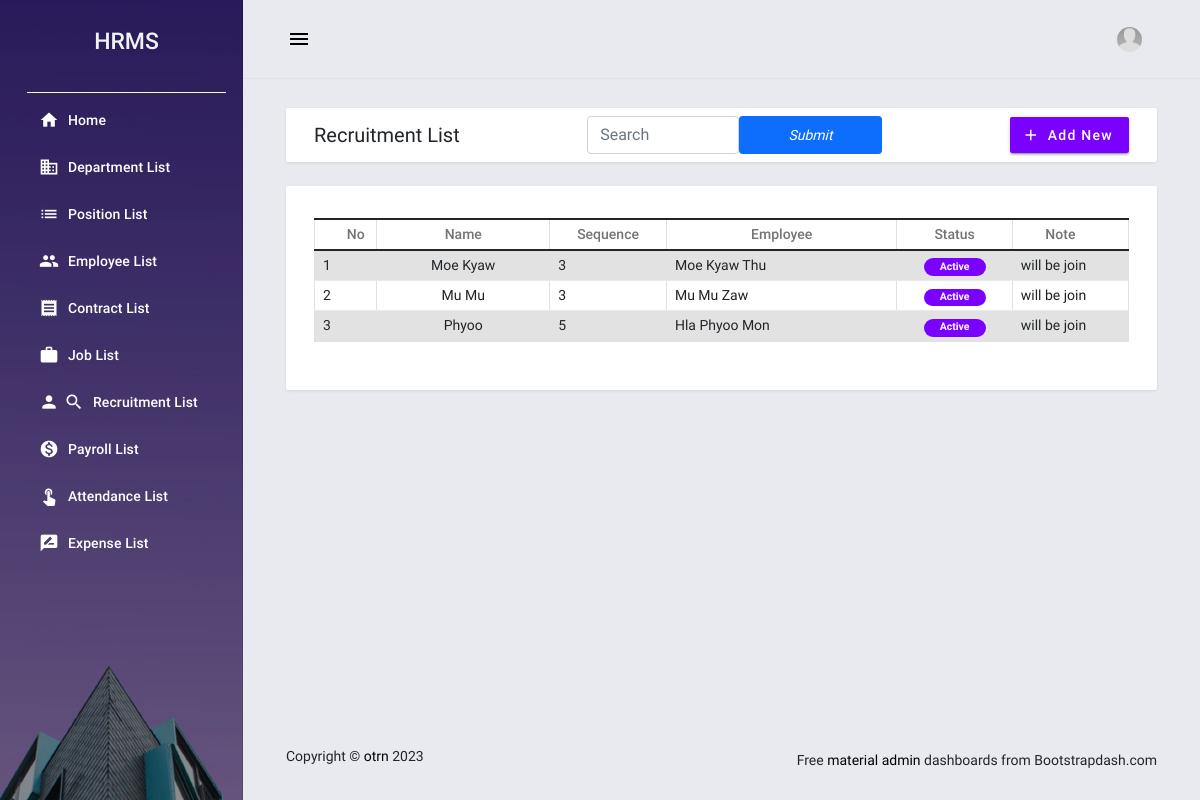
/view_recruitment/search_by/, run on the app's committed database.
### employee_information/models.py (models this page shows, shortened)
class Recruitment(models.Model):
    name = models.TextField()
    sequence = models.TextField()
    appointment_date = models.DateField(default=timezone.now)
    note = models.TextField()
    status = models.IntegerField()
    create_date = models.DateTimeField(default=timezone.now)
    attachment = models.ImageField(default=None, blank=True)
    employee_id = models.ForeignKey(Employees, on_delete=models.CASCADE)

class Employees(models.Model):
    code = models.CharField(max_length=100,blank=True)
    firstname = models.TextField()
    middlename = models.TextField(blank=True,null= True)
    lastname = models.TextField()
    gender = models.TextField(blank=True,null= True)
    dob = models.DateField(blank=True,null= True)
    contact = models.TextField()
    address = models.TextField()
    email = models.TextField()
    department_id = models.ForeignKey(Department, on_delete=models.CASCADE)
    position_id = models.ForeignKey(Position, on_delete=models.CASCADE)
    date_hired = models.DateField()
    salary = models.FloatField(default=0)
    remark = models.TextField()
    status = models.IntegerField()
    date_added = models.DateTimeField(default=timezone.now)
    date_updated = models.DateTimeField(auto_now=True)
    def __str__(self):
        return self.firstname + ' ' +self.middlename + ' '+self.lastname + ' '

### employee_information/views.py (the view)
# urls.py: path('view_recruitment/search_by/', views.recruitment_search_by),
def recruitment_search_by(request):
    search = request.GET.get('search')
    if search:
        recruitments = Recruitment.objects.filter(
            Q(name__icontains=search) |
            Q(sequence__icontains=search) |
            Q(status__icontains=search)
        )
    else:
        recruitments = Recruitment.objects.all()
    return render(request, 'employee_information/recruitments.html', {'recruitments': recruitments})

### employee_information/templates/employee_information/recruitments.html (shortened to what this page needs)
{% extends "employee_information/base.html" %} {% block pageContent %}
<div class="mdc-layout-grid__cell stretch-card mdc-layout-grid__cell--span-12">
    <div class="mdc-card py-2">
        <div class="d-flex justify-content-between align-items-center">
            <h4 class="card-title mb-0">Recruitment List</h4>
            <div class="float-right">
        <form class="form-inline row" action="/view_recruitment/search_by/">
            <input class="form-control col" type="text" name="search" placeholder="Search">
            <button class="btn btn-primary col btn-sm" type="submit"> <i class="fas fa-search" aria-hidden="true">Submit</i></button>
        </form>
    </div>
            <div class="text-start">
                <button class="mdc-button mdc-button--raised mdc-ripple-upgraded btn-sm" id="create_new"><i class="material-icons mdc-button__icon">add</i><span> Add New</span></button>
            </div>
        </div>
    </div>
</div>
<div class="mdc-layout-grid__cell stretch-card mdc-layout-grid__cell--span-12">
    <div class="mdc-card">
        <div class="table-responsive">
            <table class="table table-striped table-bordered">
                <colgroup>
                    <col width="1%">
                    <col width="15%">
                    <col width="10%">
                    <col width="20%">
                    <col width="10%">
                    <col width="10%">
                </colgroup>
                <thead>
                    <tr>
                        <th class="text-center py-1">No</th>
                        <th class="text-center py-1">Name</th>
                        <th class="text-center py-1">Sequence</th>
                        <th class="text-center py-1">Employee</th>
                        <th class="text-center py-1">Status</th>
                        <th class="text-center py-1">Note</th>
                    </tr>
                </thead>
                <tbody>
                    {% for recruitment in recruitments %}
                    <tr class="view-data" data-id="{{ recruitment.pk }}">
                        <td class="px-2 py-1 text-start">{{ recruitment.id }}</td>
                        <td class="px-2 py-1 text-center">{{ recruitment.name }}</td>
                        <td class="px-2 py-1 text-start">{{ recruitment.sequence }}</td>
                        <td class="px-2 py-1 text-start">{{ recruitment.employee_id }}</td>
                        <td class="px-2 py-1 text-center">
                            {% if recruitment.status == 1 %}
                            <span class="badge bg-primary rounded-pill px-3">Active</span> {% else %}
                            <span class="badge bg-secondary rounded-pill px-3">Inactive</span> {% endif %}
                        </td>
                        <td class="px-2 py-1 text-start">{{ recruitment.note }}</td>
                    </tr>
                    {% endfor %}
                </tbody>
            </table>
            </div>
        </div>
    </div>
</div>
{% endblock pageContent %}

### static/employee_information/assets/default/css/style.css (style rules this page uses)
html, body { height: 100%; width: 100%; }

### data on the page
Recruitment: id "1", name "Moe Kyaw", sequence "3", employee_id "Moe Kyaw Thu", status "Active", note "will be join"
Recruitment: id "2", name "Mu Mu", sequence "3", employee_id "Mu Mu Zaw", status "Active", note "will be join"
Recruitment: id "3", name "Phyoo", sequence "5", employee_id "Hla Phyoo Mon", status "Active", note "will be join"
